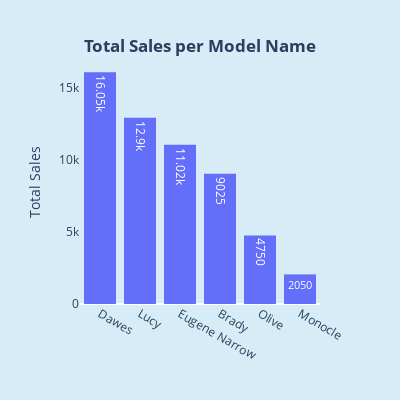

The notebook cell saved with this chart:
### Code cell
import pandas as pd
import plotly.express as px
from plotly import graph_objects as go
df=pd.read_csv("purchase.csv")

fig = px.histogram(df, x='model_name', y='total_sales',histfunc='sum',text_auto=True)
fig.update_layout(title_text='<b>Total Sales per Model Name</b>',
                  title_x=0.5, title_y=0.90,paper_bgcolor='rgb(216,236,247)',
                  plot_bgcolor='rgb(216,236,247)', 
                  width=400, height=400, 
                  xaxis =  {'showgrid': False,'categoryorder':'total descending'},
                  yaxis =  {'showgrid': False},
                  xaxis_title="",
                  yaxis_title="Total Sales",
                  legend=dict(yanchor="top",
                              y=-0.10,
                              xanchor="left",
                              x=0.25))
fig.write_image("fig7.png")
fig.show()

### Figure 1 — Plotly figure (JSON) as saved in the notebook; plotly's stock layout.template omitted (floating-point values rounded to 4 significant figures)
{"data": [{"alignmentgroup": "True", "bingroup": "x", "histfunc": "sum", "hovertemplate": "model_name=%{x}<br>sum of total_sales=%{y}<extra></extra>", "legendgroup": "", "marker": {"color": "#636efa", "pattern": {"shape": ""}}, "name": "", "offsetgroup": "", "orientation": "v", "showlegend": false, "texttemplate": "%{value}", "type": "histogram", "x": ["Dawes", "Eugene Narrow", "Eugene Narrow", "Brady", "Olive", "Lucy", "Dawes", "Brady", "Lucy", "Monocle"], "xaxis": "x", "y": [9450, 5890, 5130, 4940, 4750, 6600, 6600, 4085, 6300, 2050], "yaxis": "y"}], "layout": {"barmode": "relative", "height": 400, "legend": {"tracegroupgap": 0, "x": 0.25, "xanchor": "left", "y": -0.1, "yanchor": "top"}, "margin": {"t": 60}, "paper_bgcolor": "rgb(216,236,247)", "plot_bgcolor": "rgb(216,236,247)", "title": {"text": "<b>Total Sales per Model Name</b>", "x": 0.5, "y": 0.9}, "width": 400, "xaxis": {"anchor": "y", "categoryorder": "total descending", "domain": [0, 1], "showgrid": false, "title": {"text": ""}}, "yaxis": {"anchor": "x", "domain": [0, 1], "showgrid": false, "title": {"text": "Total Sales"}}}}
